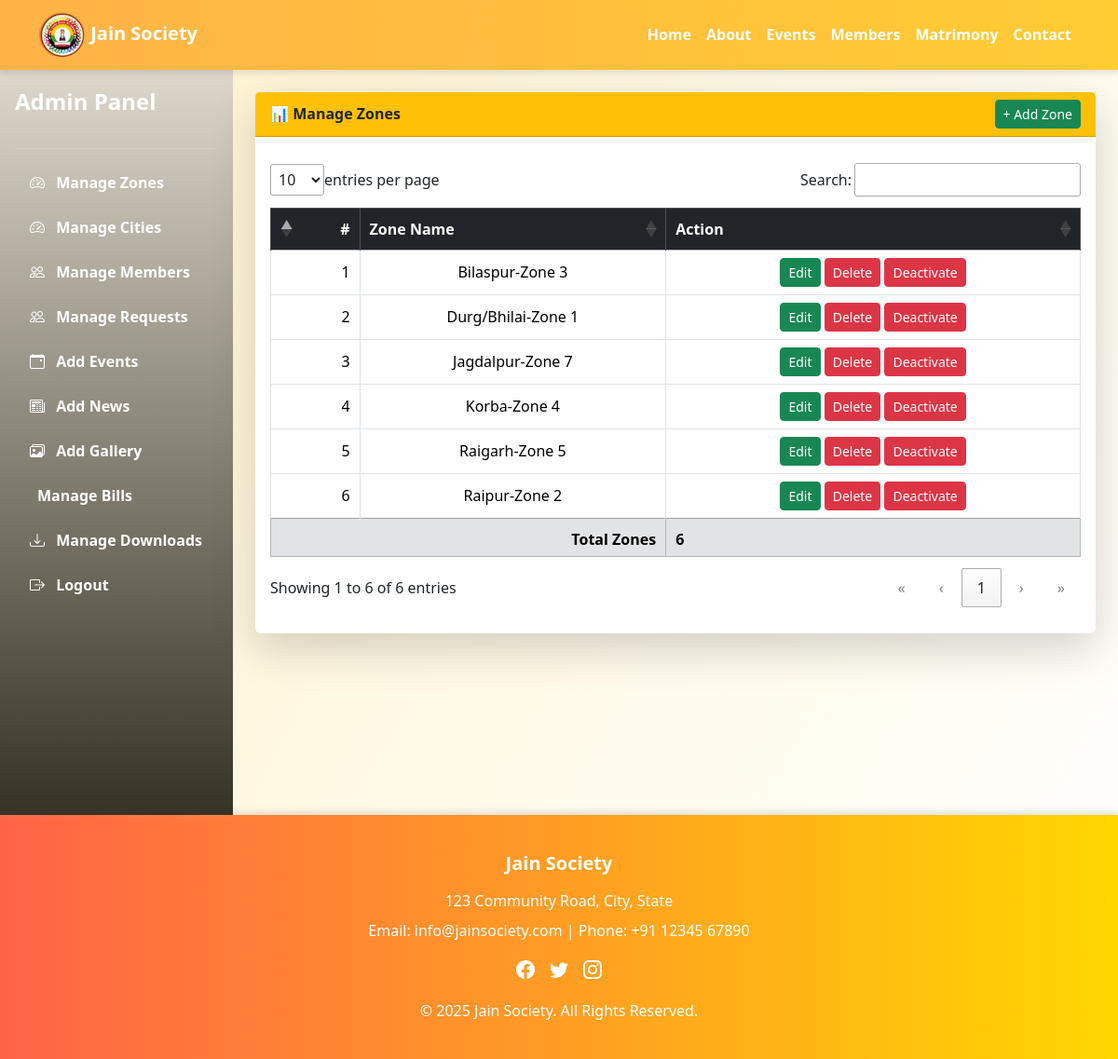
The app's page /dataTableZones.php (signed in), older data.
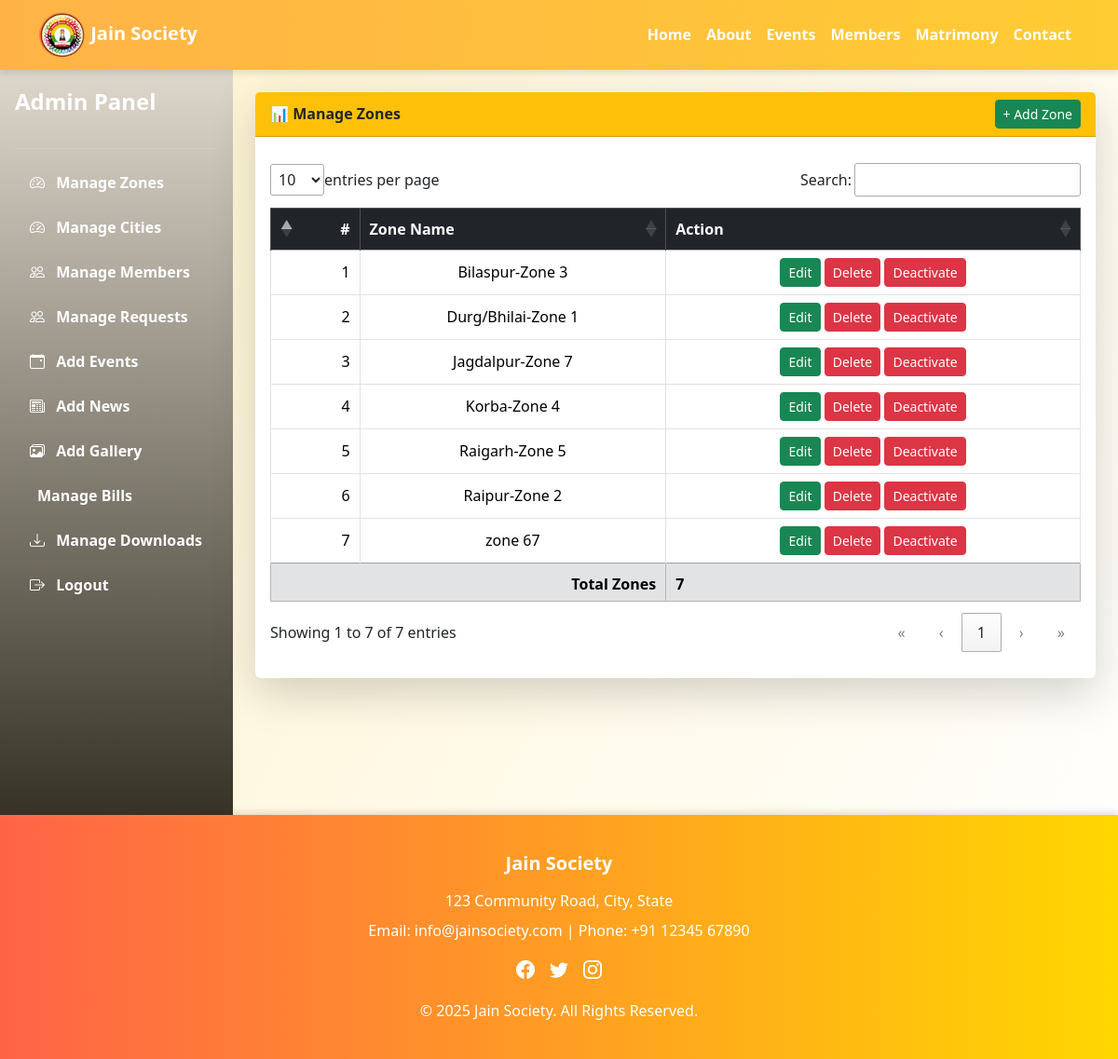
The same page, newer data.
### tables this page shows
CREATE TABLE IF NOT EXISTS `zones` (
  `zone_id` int NOT NULL AUTO_INCREMENT,
  `zone_name` varchar(100) NOT NULL,
  `zstatus` int NOT NULL DEFAULT '1',
  PRIMARY KEY (`zone_id`),
  UNIQUE KEY `name` (`zone_name`)
);

### dataTableZones.php (the view, shortened to what this page needs)
<?php @session_start();
if(isset($_SESSION["uname"]) && $_SESSION["utype"]=='admin')
{
include("header.php");
include("connectdb.php");
?>
<main>
<div class="d-flex">
    <?php include('adminDashboard.php'); ?>
    <div class="flex-grow-1 p-4">
    <div class="card shadow-lg border-0">
    <div class="card-header bg-warning fw-bold text-dark d-flex justify-content-between align-items-center">
        <span>📊 Manage Zones</span>
    <button class="btn btn-success btn-sm"
            data-bs-toggle="modal"
            data-bs-target="#addZoneModal">
        + Add Zone
    </button>
    </div>
    <div class="card-body table-responsive">
        <table class="table table-bordered table-hover align-middle text-center" id="myTable">
            <thead class="table-dark">
                <tr>
                    <th>#</th>
                    <th>Zone Name</th>
                    <th>Action</th>
                </tr>
            </thead>
            <tbody>
                <?php
                $resZ = mysqli_query($con,"SELECT * FROM zones where zstatus=0 or zstatus=1 ORDER BY zone_name ASC");
                $i=1;
                while($z = mysqli_fetch_assoc($resZ)){
                ?>
                <tr id="zoneRow<?= $z['zone_id'] ?>">
                    <td><?= $i++ ?></td>
                    <td><?= $z['zone_name'] ?></td>
                    <td>
                        <button class="btn btn-sm btn-success"
                            onclick="editZone(<?= $z['zone_id'] ?>,'<?= $z['zone_name'] ?>')">
                            Edit
                        </button>
                        <button class="btn btn-sm btn-danger"
                            onclick="deleteZone(<?= $z['zone_id'] ?>)">
                            Delete
                        </button>
<?php if($z['zstatus'] == 1){ ?>
    <button class="btn btn-sm btn-danger"
        onclick="deactivateZone(<?= $z['zone_id'] ?>)">
        Deactivate
    </button>
<?php } ?>
                    </td>
                </tr>
                <?php } ?>
            </tbody>
            <tfoot class="table-secondary fw-bold">
                <tr>
                    <td colspan="2" class="text-end">Total Zones</td>
                    <td><?= $i-1 ?></td>
                </tr>
            </tfoot>
        </table>
    </div>
</div>
    </div>
</div>
</main>
<?php
include("footer.php");
}else{
    include("index.php");
}
?>

Row changes from the older to the newer data that the page shows:
added zones: zone_name "zone 67"
Text that changed along with them:
text written by a page script: "entries per page Search: Showing 1 to 6 of 6 entries « ‹ 1 › »" → "entries per page Search: Showing 1 to 7 of 7 entries « ‹ 1 › »"
$i-1: "6" → "7"
